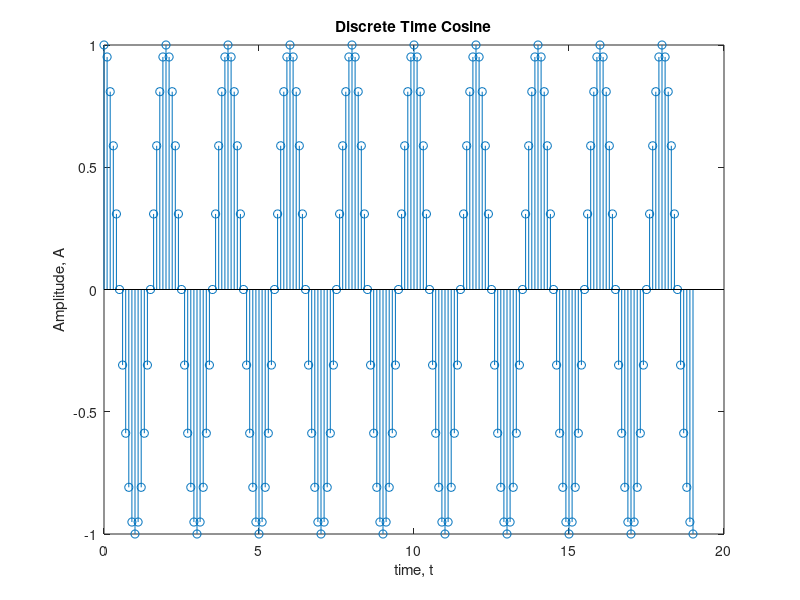

The MATLAB script that drew this image:
clc; clear; close all;

% Interval 
t = 0:.1:19;                         
xt = cos(2*pi*t/2);   
abs_xt_2 = abs(xt).^2;   
%Time Period   
T = 20;                            
delta_t = .1;   
% Calculating the power of the signal 
Power_of_the_Signal = (1/T)*(sum(abs_xt_2)*delta_t/T)                  
stem(t, xt);                            
xlabel('time, t');
ylabel('Amplitude, A');
title('Discrete Time Cosine');
